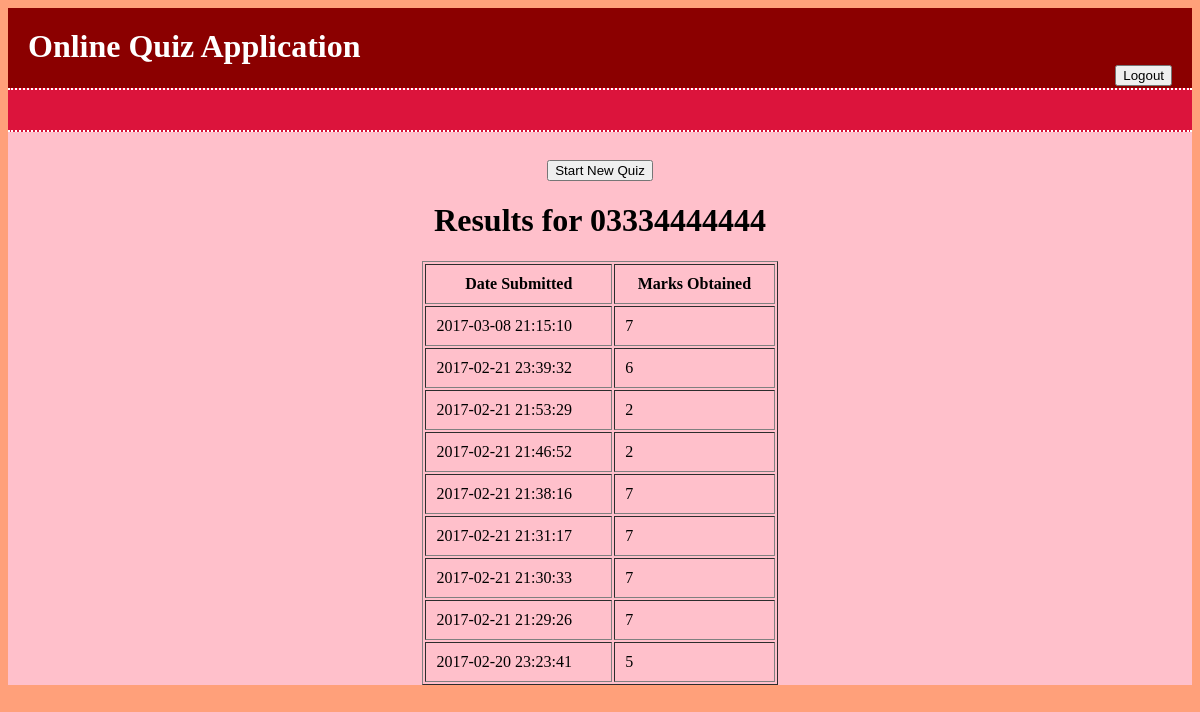
The app's page /onlinequizapp/result/view_results.php (signed in) with its own data.
### tables this page shows
CREATE TABLE `results` (
  `resultid` int(11) NOT NULL,
  `date` timestamp NOT NULL DEFAULT CURRENT_TIMESTAMP,
  `marks_obtained` int(11) NOT NULL,
  `mobile_no` varchar(15) NOT NULL
);

### onlinequizapp/result/result_model.php (called while the page is built, shortened)
<?php
class Result {
public function get_results_by_user($mobile_no)
{
    try
    {
        $conn = new Connection();
        $dbconn = $conn->getConnection();
        $selectQuery = "SELECT * FROM `results` WHERE `mobile_no` = '{$mobile_no}' ORDER BY `resultid` DESC ;";
        $reslts = NULL;
        foreach( $dbconn->query($selectQuery, PDO::FETCH_ASSOC) as $rslt)
        {
            $reslts[] = $rslt;
        }
        return $reslts;
    }
    catch (PDOException $e)
    {
        echo "<script>alert(".$e->getMessage().");</script>";
    }
    catch (Exception $e)
    {
        echo "<script>alert(".$e->getMessage().");</script>";
    }
}
}
?>

### onlinequizapp/result/view_results.php (the view, shortened to what this page needs)
<?php include_once("../headers/header_user.php"); ?>
<?php
require_once("result_model.php");
$resultObject = new Result();
$results = $resultObject->get_results_by_user($_SESSION["mobile_no"]);
?>
<div class="contents">
<br>
<form method="post" action="#">
 <center><input type="submit" name="startQuizBtn" value="Start New Quiz" /></center>
</form>
<table cellpadding='10px' align="center" width="30%" border="1">
    <caption><h1>Results for <?php echo $_SESSION["mobile_no"]; ?></h1></caption>
        <tr>
            <th>Date Submitted</th>
            <th>Marks Obtained</th>
        </tr>
    <?php
    if(isset($results))
    {
        foreach($results as $result)
        {
        ?>
            <tr>
                <td><?php echo $result["date"]; ?></td>
                <td><?php echo $result["marks_obtained"]; ?></td>
            </tr>
        <?php
        }
    }
    ?>
</table>
</div>
</body>
</html>

### onlinequizapp/styles/styles.css (style rules this page uses)
body { background: LightSalmon; }
.contents { padding-top: 10px; background: pink; width: 100%; min-height: 500px; }
.contents table { margin: auto; }

### records on screen
results: date "2017-03-08 21:15:10", marks_obtained "7"
results: date "2017-02-21 23:39:32", marks_obtained "6"
results: date "2017-02-21 21:53:29", marks_obtained "2"
results: date "2017-02-21 21:46:52", marks_obtained "2"
results: date "2017-02-21 21:38:16", marks_obtained "7"
results: date "2017-02-21 21:31:17", marks_obtained "7"
results: date "2017-02-21 21:30:33", marks_obtained "7"
results: date "2017-02-21 21:29:26", marks_obtained "7"
results: date "2017-02-20 23:23:41", marks_obtained "5"

### other values on screen
$_SESSION["mobile_no"] "03334444444"
